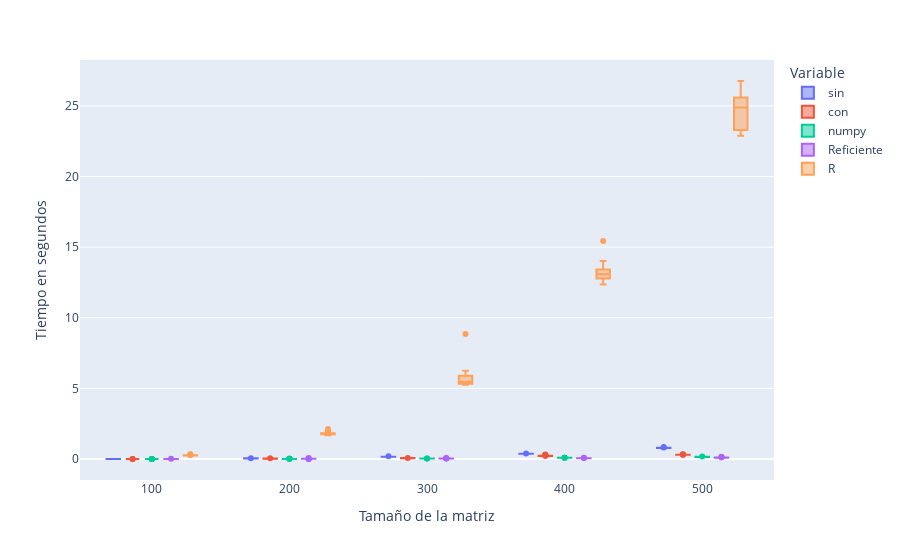

Notebook source saved alongside this figure:
### Code cell
fig = px.box(df, x="experiment", y="Valor", color='Variable', labels=labels)
fig.show()

### Figure 1 — Plotly figure (JSON) as saved in the notebook; plotly's stock layout.template omitted (floating-point values rounded to 4 significant figures; data arrays with more than 128 entries replaced by an {"elided": "..."} marker saying what was removed)
{"data": [{"alignmentgroup": "True", "hovertemplate": "Variable=sin<br>Tamaño de la matriz=%{x}<br>Tiempo en segundos=%{y}<extra></extra>", "legendgroup": "sin", "marker": {"color": "#636efa"}, "name": "sin", "notched": false, "offsetgroup": "sin", "orientation": "v", "showlegend": true, "type": "box", "x": {"elided": "150 int values"}, "x0": " ", "xaxis": "x", "y": {"elided": "150 float values"}, "y0": " ", "yaxis": "y"}, {"alignmentgroup": "True", "hovertemplate": "Variable=con<br>Tamaño de la matriz=%{x}<br>Tiempo en segundos=%{y}<extra></extra>", "legendgroup": "con", "marker": {"color": "#EF553B"}, "name": "con", "notched": false, "offsetgroup": "con", "orientation": "v", "showlegend": true, "type": "box", "x": {"elided": "150 int values"}, "x0": " ", "xaxis": "x", "y": {"elided": "150 float values"}, "y0": " ", "yaxis": "y"}, {"alignmentgroup": "True", "hovertemplate": "Variable=numpy<br>Tamaño de la matriz=%{x}<br>Tiempo en segundos=%{y}<extra></extra>", "legendgroup": "numpy", "marker": {"color": "#00cc96"}, "name": "numpy", "notched": false, "offsetgroup": "numpy", "orientation": "v", "showlegend": true, "type": "box", "x": {"elided": "150 int values"}, "x0": " ", "xaxis": "x", "y": {"elided": "150 float values"}, "y0": " ", "yaxis": "y"}, {"alignmentgroup": "True", "hovertemplate": "Variable=Reficiente<br>Tamaño de la matriz=%{x}<br>Tiempo en segundos=%{y}<extra></extra>", "legendgroup": "Reficiente", "marker": {"color": "#ab63fa"}, "name": "Reficiente", "notched": false, "offsetgroup": "Reficiente", "orientation": "v", "showlegend": true, "type": "box", "x": {"elided": "150 int values"}, "x0": " ", "xaxis": "x", "y": {"elided": "150 float values"}, "y0": " ", "yaxis": "y"}, {"alignmentgroup": "True", "hovertemplate": "Variable=R<br>Tamaño de la matriz=%{x}<br>Tiempo en segundos=%{y}<extra></extra>", "legendgroup": "R", "marker": {"color": "#FFA15A"}, "name": "R", "notched": false, "offsetgroup": "R", "orientation": "v", "showlegend": true, "type": "box", "x": {"elided": "150 int values"}, "x0": " ", "xaxis": "x", "y": {"elided": "150 float values"}, "y0": " ", "yaxis": "y"}], "layout": {"boxmode": "group", "legend": {"title": {"text": "Variable"}, "tracegroupgap": 0}, "margin": {"t": 60}, "xaxis": {"anchor": "y", "domain": [0, 1], "title": {"text": "Tamaño de la matriz"}}, "yaxis": {"anchor": "x", "domain": [0, 1], "title": {"text": "Tiempo en segundos"}}}}
